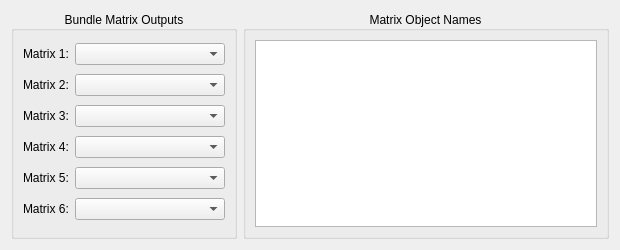
<?xml version="1.0" encoding="UTF-8"?>
<ui version="4.0">
 <class>GetMatricesFromBundleDialog</class>
 <widget class="QDialog" name="GetMatricesFromBundleDialog">
  <property name="geometry">
   <rect>
    <x>0</x>
    <y>0</y>
    <width>620</width>
    <height>250</height>
   </rect>
  </property>
  <property name="minimumSize">
   <size>
    <width>620</width>
    <height>250</height>
   </size>
  </property>
  <property name="windowTitle">
   <string>Dialog</string>
  </property>
  <layout class="QHBoxLayout" name="horizontalLayout">
   <item>
    <widget class="QGroupBox" name="groupBox">
     <property name="sizePolicy">
      <sizepolicy hsizetype="Preferred" vsizetype="Ignored">
       <horstretch>0</horstretch>
       <verstretch>0</verstretch>
      </sizepolicy>
     </property>
     <property name="maximumSize">
      <size>
       <width>16777215</width>
       <height>250</height>
      </size>
     </property>
     <property name="title">
      <string>Bundle Matrix Outputs</string>
     </property>
     <property name="alignment">
      <set>Qt::AlignCenter</set>
     </property>
     <layout class="QGridLayout" name="gridLayout_2">
      <item row="0" column="0">
       <widget class="QLabel" name="label">
        <property name="text">
         <string>Matrix 1:</string>
        </property>
       </widget>
      </item>
      <item row="1" column="0">
       <widget class="QLabel" name="label_2">
        <property name="text">
         <string>Matrix 2:</string>
        </property>
       </widget>
      </item>
      <item row="2" column="0">
       <widget class="QLabel" name="label_3">
        <property name="text">
         <string>Matrix 3:</string>
        </property>
       </widget>
      </item>
      <item row="3" column="0">
       <widget class="QLabel" name="label_4">
        <property name="text">
         <string>Matrix 4:</string>
        </property>
       </widget>
      </item>
      <item row="4" column="0">
       <widget class="QLabel" name="label_5">
        <property name="text">
         <string>Matrix 5:</string>
        </property>
       </widget>
      </item>
      <item row="5" column="0">
       <widget class="QLabel" name="label_6">
        <property name="text">
         <string>Matrix 6:</string>
        </property>
       </widget>
      </item>
      <item row="0" column="1">
       <widget class="QComboBox" name="fieldComboBox1_">
        <property name="minimumSize">
         <size>
          <width>150</width>
          <height>0</height>
         </size>
        </property>
       </widget>
      </item>
      <item row="1" column="1">
       <widget class="QComboBox" name="fieldComboBox2_"/>
      </item>
      <item row="2" column="1">
       <widget class="QComboBox" name="fieldComboBox3_"/>
      </item>
      <item row="4" column="1">
       <widget class="QComboBox" name="fieldComboBox5_"/>
      </item>
      <item row="5" column="1">
       <widget class="QComboBox" name="fieldComboBox6_"/>
      </item>
      <item row="3" column="1">
       <widget class="QComboBox" name="fieldComboBox4_"/>
      </item>
     </layout>
    </widget>
   </item>
   <item>
    <widget class="QGroupBox" name="groupBox_2">
     <property name="maximumSize">
      <size>
       <width>16777215</width>
       <height>250</height>
      </size>
     </property>
     <property name="title">
      <string>Matrix Object Names</string>
     </property>
     <property name="alignment">
      <set>Qt::AlignCenter</set>
     </property>
     <layout class="QGridLayout" name="gridLayout">
      <item row="0" column="0">
       <widget class="QListWidget" name="fieldObjectListWidget_"/>
      </item>
     </layout>
    </widget>
   </item>
  </layout>
 </widget>
 <resources/>
 <connections/>
</ui>
